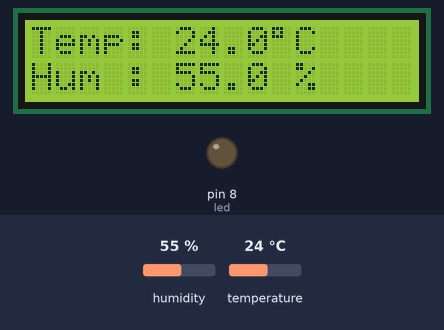
The sketch below on a simulated Arduino Uno, built with avr-gcc and run on an emulated ATmega328P. Parts: 16×2 character LCD, output pins drawn as LEDs (lit = HIGH). Inputs (shaded band) come from the test bench; at power-on: temperature 24 °C, humidity 55 %.

Above: at 6.4 s.
6.5 s: temperature set to 1 °C
At 8.5 s:
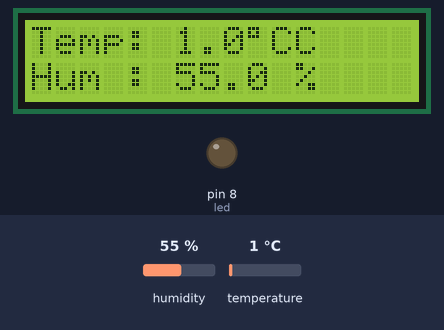
9.4 s: humidity set to 22 %
At 10.9 s:
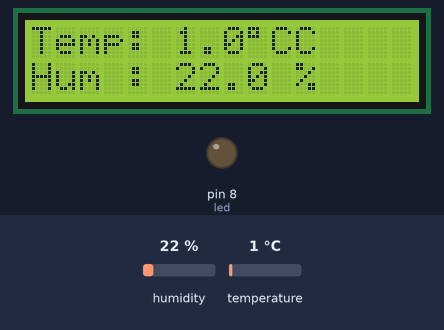
12.3 s: humidity set to 40 %
At 15.5 s:
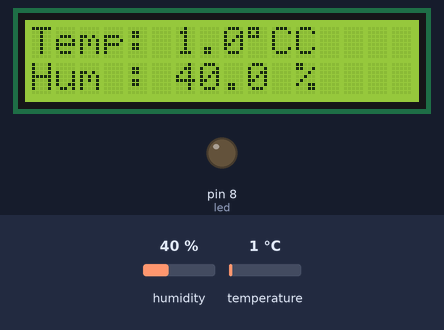
15.8 s: temperature set to 12 °C
At 17.9 s:
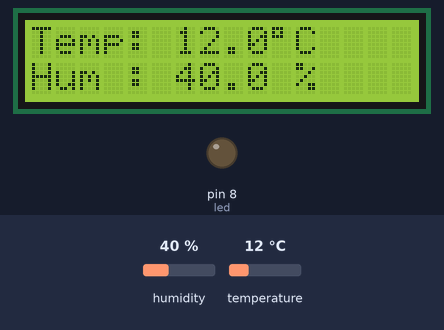
Timing chart, 0 to 19.4 s (numbered marks = the images above; inputs shaded):
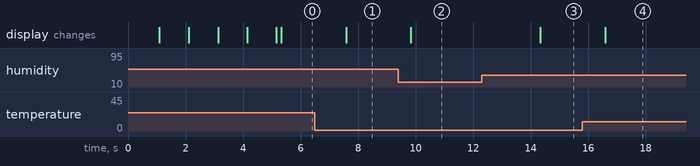

The sketch:

DHT11_LCD.ino
```cpp
/* Se modificaron:
   - i2c para LCD
   - Tiempos sin interrupciones
   - Se quitaron los delays
   - Se agregó mensaje de bienvenida
*/

//#include <EEPROM.h> // Habilitar si se quiere setear los valores de temperatura
//#include <LiquidCrystal.h>// include the library code
#include "DHT.h"
#include <LiquidCrystal_I2C.h>
#include <Wire.h>
LiquidCrystal_I2C lcd(0x27, 16, 2); //Direccion de LCD, Pines A4 (SDA) y A5 (SCL)

//------------------------------DHT

#define DHTPIN 2  //Pin al que deber ser conectado el DHT11
#define DHTTYPE DHT11  //DHT 22  (AM2302), AM2321
DHT dht(DHTPIN, DHTTYPE);

//------------------------------E/S

#define led 8   //Pin para usar de salida de actuacion
/*
#define Puls_arrib_min 6   //Pulsador seteo en pin 7 (TMIN)
#define Puls_abaj_min 7   // Pulsador seteo en pin 8 (TMIN)

#define Puls_arrib_max 9  //Pulsador seteo en pin 9 (TMAX)
#define Puls_abaj_max 10  // Pulsador seteo en pin 10 (TMAX)


//------------------------------Variables

int t_min = 23 ; //variable de seteo para temperatura ideal (TMIN)
int t_max = 28 ; //variable de seteo para temperatura ideal (TMAX)
*/
float h ;  // humedad (Número entero)
float t ; // Temperatura (Celsius)
float f ; // Temperatura (Farenheit)

/**************Seteo de Tiempos*************/

//------------------------------Monitor

unsigned long previousMillis = 0;
const long interval = 50 ;

//------------------------------Seteo
/*
unsigned long previousMillis_1 = 0 ;
const long interval_1 = 150;
*/
//------------------------------DHT11

unsigned long previousMillis_2 = 0 ;
const long interval_2 = 250 ;

void setup() {

//------------------------------E/S

  pinMode (led, OUTPUT); // LED de encendido / apagado
  /*pinMode (Puls_arrib_min,INPUT);
  pinMode (Puls_abaj_min, INPUT);
  pinMode (Puls_arrib_max, INPUT);
  pinMode (Puls_abaj_max, INPUT); */

  //----Mensaje de Bienvenida----//

  lcd.init();
  lcd.backlight();
  lcd.setCursor(2, 0);
  lcd.print("ElectroLEC");

  lcd.setCursor(2, 1);
  lcd.print(" Cargando.");
  delay(1000);
  lcd.setCursor(2, 1);
  lcd.print(" Cargando..");
  delay(1000);
  lcd.setCursor(2, 1);
  lcd.print(" Cargando...");
  delay(1000);
  lcd.clear();

  lcd.setCursor(2, 0);
  lcd.print("ElectroLEC");

  lcd.setCursor(2, 1);
  lcd.print(" Cargando.");
  delay(1000);
  lcd.setCursor(2, 1);
  lcd.print(" Cargando..");
  delay(1000);
  lcd.setCursor(2, 1);
  lcd.print(" Cargando...");
  delay(100);
  lcd.clear();

//------------------------------Iniciamos DHT
  dht.begin();
}

void loop()       {

//------------------------------Monitor

  unsigned long currentMillis = millis();

  if (currentMillis - previousMillis >= interval) {
    previousMillis = currentMillis;
    Monitor ();
  }

//------------------------------Seteo

/*
  unsigned long currentMillis_1 = millis();

  if (currentMillis_1 - previousMillis_1 >= interval_1) {
    previousMillis_1 = currentMillis_1;
    Seteo ();
  }
*/
//------------------------------DHT11


  unsigned long currentMillis_2 = millis();

  if (currentMillis_2 - previousMillis_2 >= interval_2) {
    previousMillis_2 = currentMillis_2;
    SensorTemp_Hum ();
  }
}

/**************Funciones*************/

  void Monitor (){

  lcd.setCursor(0,0);
  lcd.print("Temp: ");
  lcd.print(t,1);
  lcd.print ((char)223);
  lcd.print("C");
  lcd.setCursor(0,1);
  lcd.print("Hum : ");
  lcd.print(h,1);
  lcd.print(" %");
 }


void SensorTemp_Hum (){

      if (isnan(h) || isnan(t) || isnan(f)){
        lcd.print("error sensor DHT !");
        return;
          }

   h = dht.readHumidity();  // Humedad (Se cambio a número entero para los fines de ahorrar espacio en la pantalla LCD)
   t = dht.readTemperature();  // Celcius
   f = dht.readTemperature(true);  // Fahrenheit
  }


//----------------VALORES SETEADOS----------------
/*
  lcd.setCursor (0,1);  //setear el cursor a 0,1
  lcd.print ("T1:");  //imprimir el valor en grados celsius
  lcd.print (t_min,1);  //valor 1
  lcd.print ((char)223);
  //lcd.print ("C");
  lcd.setCursor (10,1);
  lcd.print ("T2:");  //imprimir el valor en grados celsius
  lcd.print (t_max,1);  // valor 2
  lcd.print ((char)223);
  //lcd.print ("C");
 }
*/

 /*
 void Seteo () {

//-----------------------------SET (TMIN)-------------------------------------

             if (digitalRead (Puls_arrib_max)==true)// si el pulsador se activa, setea 1 grado
             {
             (t_min ++); // esta es la temperatura seteada
             }


            if(digitalRead (Puls_abaj_max)==true)// si el otro pulsador se activa, setea 1 grado
            {
            (t_min--); // pero quita 1 grado del t_min
            }


//-----------------------------SET(TMAX)----------------------------

             if (digitalRead (Puls_arrib_min)== true) // si el pulsador se activa, setea 1 grado
             {
             (t_max++);  // esta es la temperatura seteada
             }


            if(digitalRead (Puls_abaj_min)== true) // si el otro pulsador se activa, setea 1 grado
            {
            (t_max --); //pero quita 1 grado del t_min
            }

//-----------------------------Funcion----------------------------

      if (( t_min < t )||( t < t_max ))  // si la temperatura esta dentro de los valores seteados

            {
            digitalWrite (led,HIGH);  // prender el led
            }

            else  // si eso no ocurre, apagar el led

            {
            digitalWrite (led,LOW);
            }

}
*/
```

Measured:
- after the input at 6.5 s, the display: changes after 1.1 s (image 1)
- after the input at 9.4 s, the display: changes after 0.43 s (image 2)
- after the input at 12.3 s, the display: changes after 2.0 s (image 3)
- after the input at 15.8 s, the display: changes after 0.78 s (image 4)
